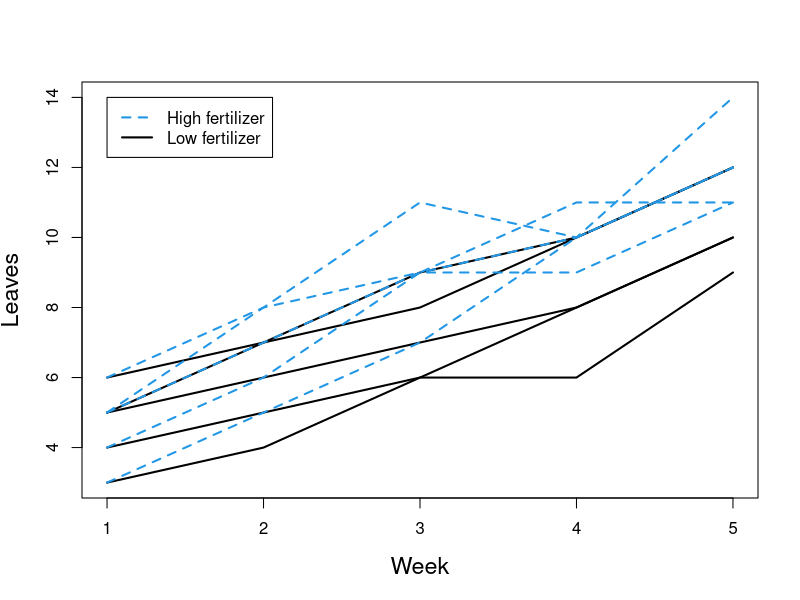
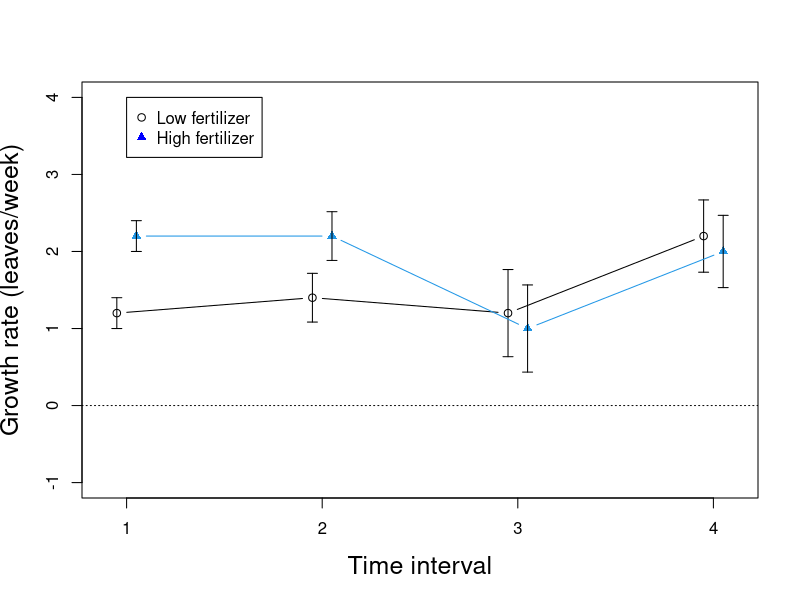

Source code (R) for these figures, in order:
## ----plantData,size='scriptsize'-----------------------------------------
plantData <- read.csv("plantData.csv")
plantData$plant <- factor(plantData$plant)
plantData$week <- factor(plantData$week)
str(plantData)


## ----headPlantData,size='scriptsize'-------------------------------------
head(plantData, n=8)


## ----plotDataLines,echo=FALSE,fig.width=7,fig.height=5.5-----------------
matplot(matrix(plantData$leaves, 5, 10), type="l",
        col=rep(c(1,4), each=5), lwd=2,
        lty=rep(c(1,2), each=5),
        xlab="Week", ylab="Leaves", cex.lab=1.4)
legend(1,14,c("High fertilizer", "Low fertilizer"),
       lty=c(2,1), col=c(4,1), lwd=2)


## ----aov1,size='scriptsize'----------------------------------------------
aov1 <- aov(leaves ~ fertilizer*week + Error(plant),
            data=plantData)


## ----aov1summary,size='scriptsize'---------------------------------------
summary(aov1)


## ----plantData2,size='scriptsize'----------------------------------------
plantData2 <- reshape(plantData, idvar="plant",
                      timevar="week", v.names="leaves",
                      direction="wide")
plantData2


## ----manova1,size='scriptsize'-------------------------------------------
manova1 <- manova(cbind(leaves.1, leaves.2, leaves.3,
                        leaves.4, leaves.5) ~ fertilizer,
                  data=plantData2)


## ----manova1anova,size='scriptsize'--------------------------------------
anova(manova1, X=~1, test="Spherical")


## ----mauchly,size='scriptsize'-------------------------------------------
mauchly.test(manova1, X=~1)


## ----compare1,size='tiny'------------------------------------------------
summary(aov1)

## ----compare2,size='tiny'------------------------------------------------
anova(manova1, X=~1, test="Spherical")


## ----wilks,size='footnotesize'-------------------------------------------
anova(manova1, X=~1, test="Wilks")


## ----pillai,size='footnotesize'------------------------------------------
anova(manova1, X=~1, test="Pillai")


## ----manova2,size='footnotesize'-----------------------------------------
manova2 <- manova(
    cbind(leaves.2-leaves.1, leaves.3-leaves.2,
          leaves.4-leaves.3, leaves.5-leaves.4) ~
    fertilizer, data=plantData2)


## ----profile,size='scriptsize'-------------------------------------------
summary.aov(manova2)


## ----plotit,size='footnotesize'------------------------------------------
leavesMat <- plantData2[,3:7]
growthMat <- leavesMat[,2:5] - leavesMat[,1:4]
colnames(growthMat) <- paste("interval", 1:4, sep=".")
(lowFertilizer <- colMeans(growthMat[1:5,]))
(highFertilizer <- colMeans(growthMat[6:10,]))


## ----SEs,size='footnotesize'---------------------------------------------
SE <- sqrt(diag(stats:::vcov.mlm(manova2)))
SE <- SE[names(SE)==":(Intercept)"] # Only use "intercept" SEs
unname(SE) ## Ignore the names


## ----gr,fig.show='hide',fig.width=7,fig.height=5.5,size='footnotesize'----
plot(1:4-0.05, lowFertilizer, type="b", xlim=c(0.9, 4.1),
     ylim=c(-1, 4), xaxp=c(1,4,3), cex.lab=1.5,
     xlab="Time interval", ylab="Growth rate (leaves/week)")
abline(h=0, lty=3)
arrows(1:4-.05, lowFertilizer-SE, 1:4-.05, lowFertilizer+SE,
       angle=90, code=3, length=0.05)
lines(1:4+0.05, highFertilizer, type="b", pch=17, col=4)
arrows(1:4+0.05, highFertilizer-SE, 1:4+0.05,
       highFertilizer+SE, angle=90, code=3, length=0.05)
legend(1, 4, c("Low fertilizer", "High fertilizer"),
       col=c("black", "blue"), pch=c(1,17))

